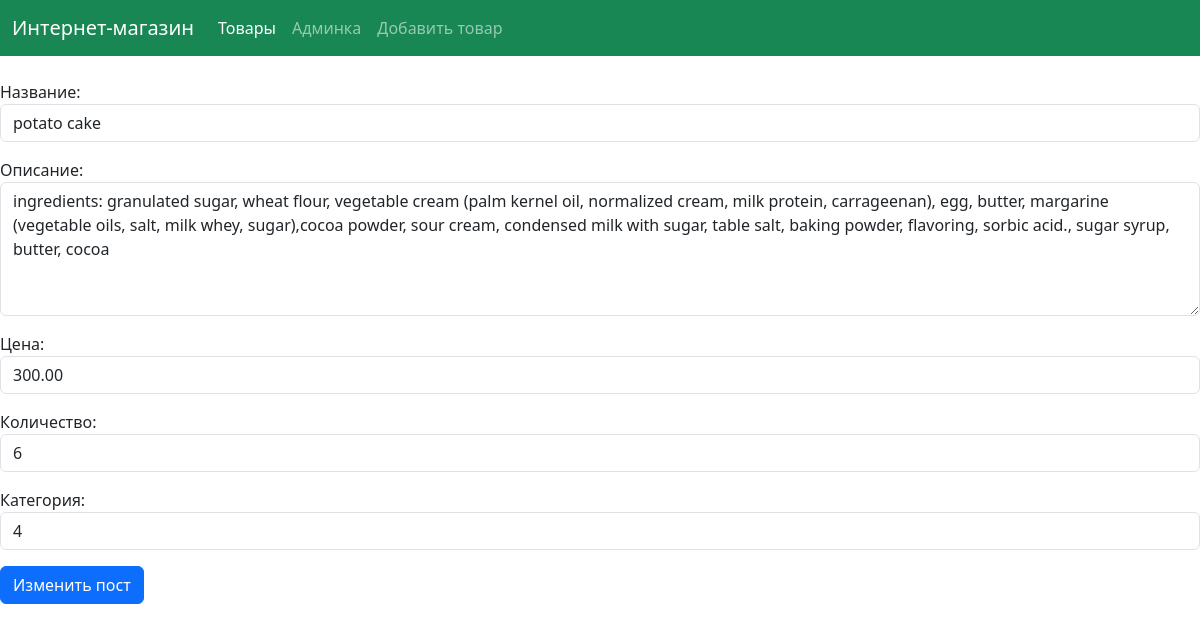
Screenshot of /products/1/edit/ with the database file from the repository.
### shop_app/models.py (models this page shows)
class Product(models.Model):
    name = models.CharField(max_length=200, verbose_name='Название товара', null=True)
    description = models.TextField(blank=True, verbose_name='Состав')
    price = models.DecimalField(max_digits=10, decimal_places=2, verbose_name='Цена')
    quantity = models.IntegerField(blank=True, default=0, verbose_name='Количество')
    created_at = models.DateTimeField(auto_now_add=True)
    category = models.ForeignKey(Category, on_delete=models.CASCADE, related_name='products')

### shop_app/views.py (the view)
# urls.py: path('products/<int:pk>/edit/', views.ProductUpdateView.as_view(), name='edit_product'),
class ProductUpdateView(UpdateView):
    model = Product
    template_name = 'shop_app/edit_product.html'
    form_class = ProductModelForm
    success_url = reverse_lazy('products')

### shop_app/forms.py
class ProductModelForm(forms.ModelForm):
    class Meta:
        model = Product
        fields = ['name', 'description', 'price', 'quantity', 'category']
        labels = {
            'name': 'Название',
            'description': 'Описание',
            'price': 'Цена',
            'quantity': 'Количество',
            'category': 'Категория',
        }
        widgets = {
            'name': forms.TextInput(attrs={'class': 'form-control', 'placeholder': 'Введите название'}),
            'description': forms.Textarea(
                attrs={'class': 'form-control', 'rows': 5, 'placeholder': 'Введите состав'}),
            'price': forms.NumberInput(attrs={'class': 'form-control'}),
            'quantity': forms.NumberInput(attrs={'class': 'form-control'}),
            'category': forms.TextInput(attrs={'class': 'form-control'}),
        }

### shop_app/templates/shop_app/edit_product.html (shortened to what this page needs)
{% extends 'shop_app/base.html' %}
{% block content %}
<form method="post" class="mt-4">
  {{ form.as_p }}
  <button type="submit" class="btn btn-primary">Изменить пост</button>
</form>
{% endblock %}

### rows the page displays
Product: name "potato cake", description "ingredients: granulated sugar, wheat flour, vegetable cream (palm kernel oil, normalized cream, milk protein, carrageenan), egg, butter, margarine (vegetable oils, salt, milk whey, sugar),cocoa powder, sour cream, condensed milk with sugar, table salt, baking powder, flavoring, sorbic acid., sugar syrup, butter, cocoa", price "300.00", quantity "6", category "4"
